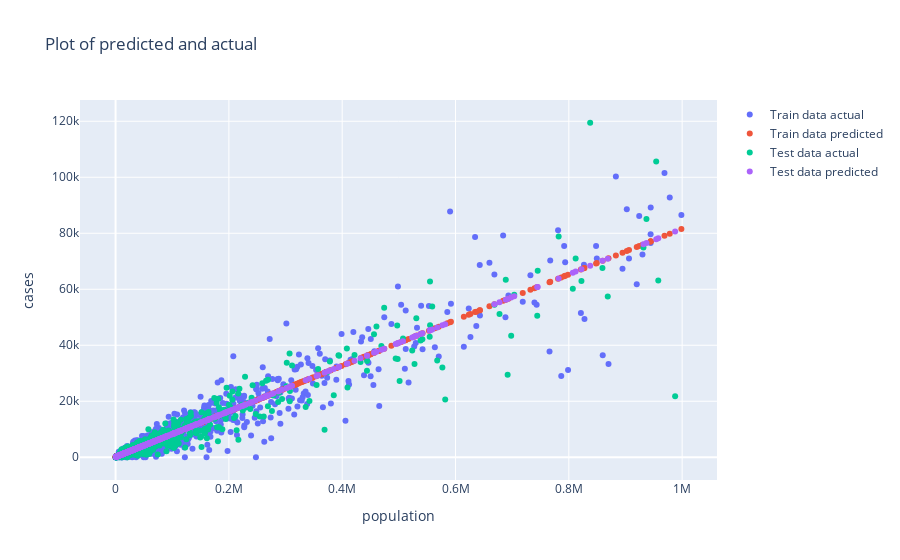

The code cell stored with this chart in its notebook:
### Code cell
plot_data = []
plot_data.append(go.Scatter(x= X_train, y= y_train, name = 'Train data actual', mode = 'markers'))
plot_data.append(go.Scatter(x= X_train, y= model.predict(X_train.array.reshape(-1, 1)), name = 'Train data predicted', mode = 'markers'))
plot_data.append(go.Scatter(x= X_test, y= y_test, name = 'Test data actual', mode = 'markers'))
plot_data.append(go.Scatter(x= X_test, y= model.predict(X_test.array.reshape(-1, 1)), name = 'Test data predicted', mode = 'markers'))
# When extending to multiple features remove .array.reshape(-1, 1) in above (but remember 2-d we cannot draw)

layout = go.Layout(xaxis = dict(title='population'), yaxis = dict(title= 'cases'), 
                   title = 'Plot of predicted and actual')
fig = go.Figure(data= plot_data, layout=layout)
plotly.offline.iplot(fig)

### Figure 1 — Plotly figure (JSON) as saved in the notebook; plotly's stock layout.template omitted (floating-point values rounded to 4 significant figures; data arrays with more than 128 entries replaced by an {"elided": "..."} marker saying what was removed)
{"data": [{"mode": "markers", "name": "Train data actual", "type": "scatter", "x": {"elided": "2071 int values"}, "y": {"elided": "2071 int values"}}, {"mode": "markers", "name": "Train data predicted", "type": "scatter", "x": {"elided": "2071 int values"}, "y": {"elided": "2071 float values"}}, {"mode": "markers", "name": "Test data actual", "type": "scatter", "x": {"elided": "1021 int values"}, "y": {"elided": "1021 int values"}}, {"mode": "markers", "name": "Test data predicted", "type": "scatter", "x": {"elided": "1021 int values"}, "y": {"elided": "1021 float values"}}], "layout": {"title": {"text": "Plot of predicted and actual"}, "xaxis": {"title": {"text": "population"}}, "yaxis": {"title": {"text": "cases"}}}}
